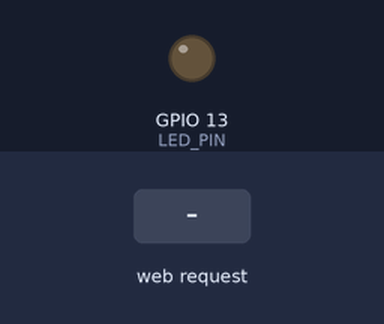
This sketch was run on a simulated ESP32. Shown: output pins drawn as LEDs (lit = HIGH). The test bench sets the inputs (shaded band). WiFi joins after 1.5 s; servers stay silent unless stated; what the sketch prints to the serial monitor is not drawn.

Above: at 2.7 s.
2.8 s: HTTP request GET /H received
At 3.5 s:
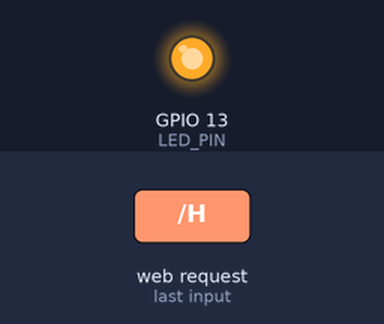
4.3 s: HTTP request GET /L received
At 4.7 s:
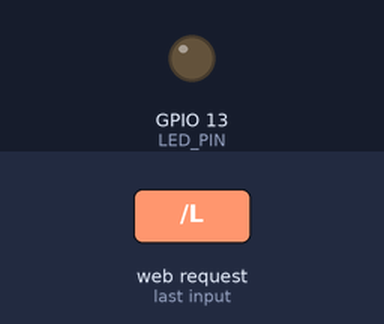
Timing chart, 0 to 7.3 s (numbered marks = the images above; inputs shaded):
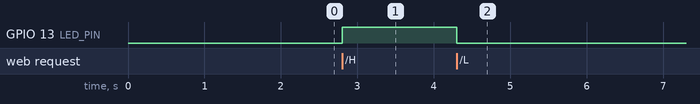

The sketch:

WebServer.ino
```cpp
#include <WiFi.h>
#define LED_PIN 13

const char* ssid = "sanghyun";
const char* password = "kim71228569";

WiFiServer server(80);

void setup() {
  Serial.begin(115200);
  pinMode(LED_PIN, OUTPUT);
  delay(10);

  // delete old config
  Serial.println();
  Serial.print("Connecting to ");
  Serial.println(ssid);
  WiFi.begin(ssid, password);
  while (WiFi.status() != WL_CONNECTED) {
    delay(500);
    Serial.print(".");
  }
  Serial.println("");
  Serial.println("WiFi connected.");
  Serial.println("IP address: ");
  Serial.println(WiFi.localIP());
  server.begin();
}

void loop(){
  WiFiClient client = server.available(); // listen for incoming clients

  if (client) { // if you get a client,
    Serial.println("New Client."); // print a message out the serial port
    String currentLine = ""; // make a String to hold incoming data from the client
    while (client.connected()) { // loop while the client's connected
      if (client.available()) { // if there's bytes to read from the client,
        char c = client.read(); // read a byte, then
        Serial.write(c);// print it out the serial monitor
        if (c == '\n') { // if the byte is a newline character
          if (currentLine.length() == 0) {
            client.println("HTTP/1.1 200 OK");
            client.println("Content-type:text/html");
            client.println();
            client.print("<font size='100'>Web Server Test<br>");
            client.print("Click <a href=\"/H\">here</a> LED ON<br>");
            client.print("Click <a href=\"/L\">here</a> LED OFF<br>");

            // The HTTP response ends with another blank line:
            client.println();
            // break out of the while loop:
            break;

          }
          else { // if you got a newline, then clear currentLine:
            currentLine = "";
          }
        }
        else if (c != '\r') { // if you got anything else but a carriage return character,
          currentLine += c; // add it to the end of the currentLine
        }
        // Check to see if the client request was "GET /H" or "GET /L":
        if (currentLine.endsWith("GET /H")) {
          digitalWrite(LED_PIN, HIGH); // GET /H turns the LED on
        }
        if (currentLine.endsWith("GET /L")) {
          digitalWrite(LED_PIN, LOW); // GET /L turns the LED off
        }
      }
    }
    // close the connection:
    client.stop();
    Serial.println("Client Disconnected.");
  }
}
```

Measured:
- after the input at 2.8 s, GPIO 13 (LED_PIN): LOW → HIGH at once
- after the input at 4.3 s, GPIO 13 (LED_PIN): HIGH → LOW at once
